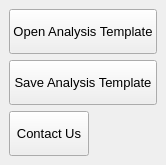
                 <widget class="QFrame" name="extraRightBox">
                  <property name="minimumSize">
                   <size>
                    <width>0</width>
                    <height>0</height>
                   </size>
                  </property>
                  <property name="maximumSize">
                   <size>
                    <width>0</width>
                    <height>16777215</height>
                   </size>
                  </property>
                  <property name="frameShape">
                   <enum>QFrame::NoFrame</enum>
                  </property>
                  <property name="frameShadow">
                   <enum>QFrame::Raised</enum>
                  </property>
                  <layout class="QVBoxLayout" name="verticalLayout_7">
                   <property name="spacing">
                    <number>0</number>
                   </property>
                   <property name="leftMargin">
                    <number>0</number>
                   </property>
                   <property name="topMargin">
                    <number>0</number>
                   </property>
                   <property name="rightMargin">
                    <number>0</number>
                   </property>
                   <property name="bottomMargin">
                    <number>0</number>
                   </property>
                   <item>
                    <widget class="QFrame" name="themeSettingsTopDetail">
                     <property name="maximumSize">
                      <size>
                       <width>16777215</width>
                       <height>3</height>
                      </size>
                     </property>
                     <property name="frameShape">
                      <enum>QFrame::NoFrame</enum>
                     </property>
                     <property name="frameShadow">
                      <enum>QFrame::Raised</enum>
                     </property>
                    </widget>
                   </item>
                   <item>
                    <widget class="QFrame" name="contentSettings">
                     <property name="frameShape">
                      <enum>QFrame::NoFrame</enum>
                     </property>
                     <property name="frameShadow">
                      <enum>QFrame::Raised</enum>
                     </property>
                     <layout class="QVBoxLayout" name="verticalLayout_13">
                      <property name="spacing">
                       <number>0</number>
                      </property>
                      <property name="leftMargin">
                       <number>0</number>
                      </property>
                      <property name="topMargin">
                       <number>0</number>
                      </property>
                      <property name="rightMargin">
                       <number>0</number>
                      </property>
                      <property name="bottomMargin">
                       <number>0</number>
                      </property>
                      <item alignment="Qt::AlignTop">
                       <widget class="QFrame" name="topMenus">
                        <property name="frameShape">
                         <enum>QFrame::NoFrame</enum>
                        </property>
                        <property name="frameShadow">
                         <enum>QFrame::Raised</enum>
                        </property>
                        <layout class="QVBoxLayout" name="verticalLayout_14">
                         <item>
                          <widget class="QPushButton" name="openAnalysisTemplateButton">
                           <property name="sizePolicy">
                            <sizepolicy hsizetype="Expanding" vsizetype="Fixed">
                             <horstretch>0</horstretch>
                             <verstretch>0</verstretch>
                            </sizepolicy>
                           </property>
                           <property name="minimumSize">
                            <size>
                             <width>0</width>
                             <height>45</height>
                            </size>
                           </property>
                           <property name="font">
                            <font>
                             <family>Segoe UI</family>
                             <pointsize>10</pointsize>
                             <weight>50</weight>
                             <italic>false</italic>
                             <bold>false</bold>
                            </font>
                           </property>
                           <property name="cursor">
                            <cursorShape>PointingHandCursor</cursorShape>
                           </property>
                           <property name="layoutDirection">
                            <enum>Qt::LeftToRight</enum>
                           </property>
                           <property name="styleSheet">
                            <string notr="true">background-image: url(:/icons/images/icons/cil-library.png);</string>
                           </property>
                           <property name="text">
                            <string>Open Analysis Template</string>
                           </property>
                          </widget>
                         </item>
                         <item>
                          <widget class="QPushButton" name="saveAnalysisTemplateButton">
                           <property name="sizePolicy">
                            <sizepolicy hsizetype="Expanding" vsizetype="Fixed">
                             <horstretch>0</horstretch>
                             <verstretch>0</verstretch>
                            </sizepolicy>
                           </property>
                           <property name="minimumSize">
                            <size>
                             <width>0</width>
                             <height>45</height>
                            </size>
                           </property>
                           <property name="font">
                            <font>
                             <family>Segoe UI</family>
                             <pointsize>10</pointsize>
                             <weight>50</weight>
                             <italic>false</italic>
                             <bold>false</bold>
                            </font>
                           </property>
                           <property name="cursor">
                            <cursorShape>PointingHandCursor</cursorShape>
                           </property>
                           <property name="layoutDirection">
                            <enum>Qt::LeftToRight</enum>
                           </property>
                           <property name="styleSheet">
                            <string notr="true">background-image: url(:/icons/images/icons/cil-library-add.png);</string>
                           </property>
                           <property name="text">
                            <string>Save Analysis Template</string>
                           </property>
                          </widget>
                         </item>
                         <item alignment="Qt::AlignLeft">
                          <widget class="QPushButton" name="contactUsButton">
                           <property name="enabled">
                            <bool>true</bool>
                           </property>
                           <property name="sizePolicy">
                            <sizepolicy hsizetype="Expanding" vsizetype="Fixed">
                             <horstretch>0</horstretch>
                             <verstretch>0</verstretch>
                            </sizepolicy>
                           </property>
                           <property name="minimumSize">
                            <size>
                             <width>0</width>
                             <height>45</height>
                            </size>
                           </property>
                           <property name="font">
                            <font>
                             <family>Segoe UI</family>
                             <pointsize>10</pointsize>
                             <weight>50</weight>
                             <italic>false</italic>
                             <bold>false</bold>
                            </font>
                           </property>
                           <property name="cursor">
                            <cursorShape>PointingHandCursor</cursorShape>
                           </property>
                           <property name="layoutDirection">
                            <enum>Qt::LeftToRight</enum>
                           </property>
                           <property name="styleSheet">
                            <string notr="true">background-image: url(:/icons/images/icons/cil-envelope-open.png);</string>
                           </property>
                           <property name="text">
                            <string>Contact Us</string>
                           </property>
                          </widget>
                         </item>
                        </layout>
                        <zorder>saveAnalysisTemplateButton</zorder>
                        <zorder>openAnalysisTemplateButton</zorder>
                        <zorder>contactUsButton</zorder>
                       </widget>
                      </item>
                     </layout>
                    </widget>
                   </item>
                  </layout>
                 </widget>
